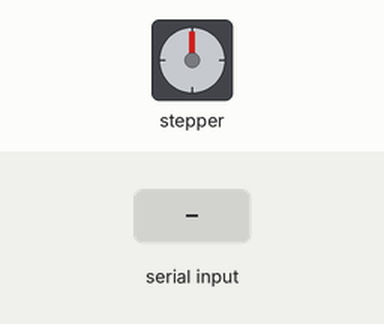
Simulated run of this sketch. Board: Arduino Uno, built with avr-gcc and run on an emulated ATmega328P. Shown: stepper motor. Wiring (inferred from the names in the program): stepper motor driver (200 steps per turn assumed): step A1; direction A0. The inputs (shaded band) are chosen by the test bench.

Above: at 1.3 s.
1.4 s: "1" received over Serial
At 3.0 s:
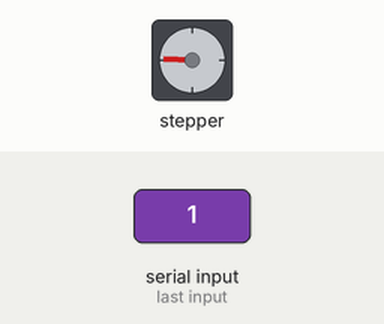
3.9 s: "0" received over Serial
At 6.1 s:
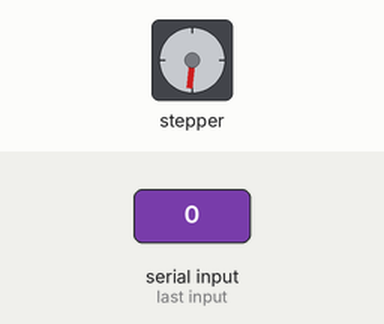
6.4 s: "2" received over Serial
At 8.0 s:
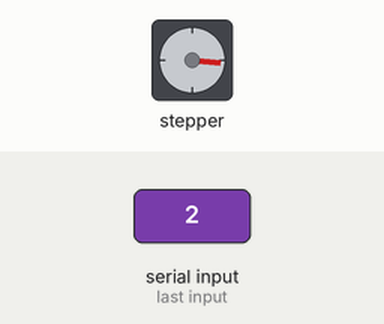
Timing chart, 0 to 9.5 s (numbered marks = the images above; inputs shaded):
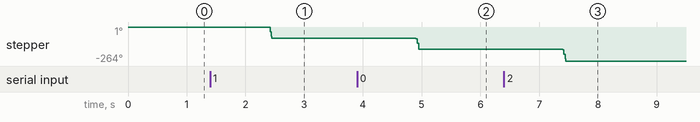

The sketch:

Smart_Rebounder.ino
```cpp
//#include <SR04.h>
//#include <SR04.h>

// defines pins numbers
const int stepPin = A1;
const int dirPin = A0;

union stuff{
  long val;
  char buf[4];
};

long goal = 0;
long curr = 0;

//#include "SR04.h"                         //Values
#define TRIG_PIN 12                       //for
#define ECHO_PIN 11                       //Sensor
//SR04 sr04 = SR04(ECHO_PIN,TRIG_PIN);      //Subject for
stuff a;

void setup() {
  // Sets the two pins as Outputs
  Serial.begin(9600);
  delay(100);
  pinMode(stepPin, OUTPUT);
  pinMode(dirPin, OUTPUT);
}
void loop()
{
  read_distance();

  if (goal - curr > 0) {
    digitalWrite(dirPin,LOW);
    digitalWrite(stepPin,HIGH);
    delayMicroseconds(500);
    digitalWrite(stepPin, LOW);
    delayMicroseconds(500);
    curr++;
  } else if (goal - curr < 0) {
    digitalWrite(dirPin,HIGH);
    digitalWrite(stepPin,HIGH);
    delayMicroseconds(500);
    digitalWrite(stepPin,LOW);
    delayMicroseconds(500);
    curr--;
  }

}

void read_distance(void) {
  if(Serial.available() == 1) {
    Serial.readBytes(a.buf, 4);
    goal += a.val;
  }
}
```

Measured:
- after the input at 1.4 s, stepper: turns 88° counter-clockwise, starting after 1.0 s
- after the input at 3.9 s, stepper: turns 86° counter-clockwise, starting after 1.0 s
- after the input at 6.4 s, stepper: turns 90° counter-clockwise, starting after 1.0 s
